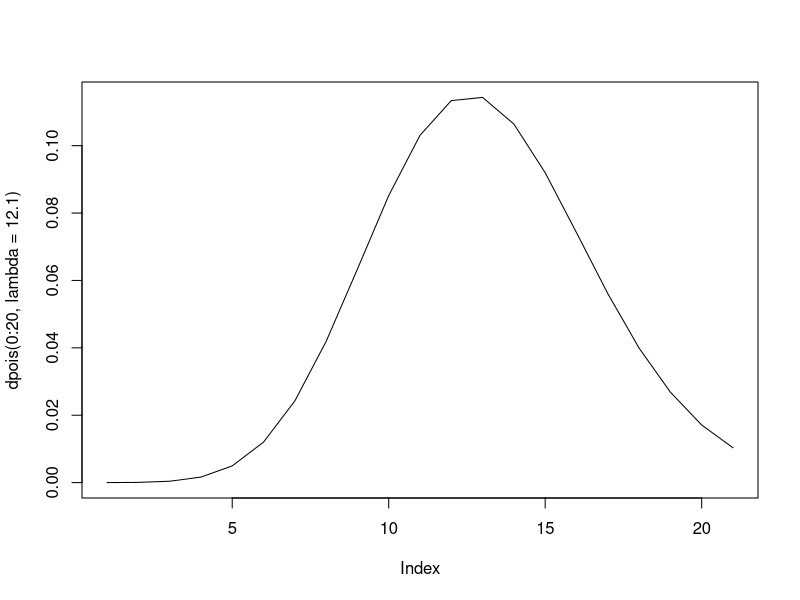

Reproduce this figure in R.
# ----------------------------------------------------------------------------------------------------
# Modul:      Deskriptive Statistik
# Author:     Christoph Hilty
# Datum:      09.12.2016
# Aufgaben:   CAS_DA_R_Verteilungen_Aufgaben.pdf
# ----------------------------------------------------------------------------------------------------

# Fragen: 
# Runden?
# Poissionverteilung geht niemand heraus?
  # Wieso ist die Formulierung plötzlich anwesend?
  # Hinweis korrekt?


# Aufgabe: Binomialverteilung
# ----------------------------------------------------------------------------------------------------

# Wie gross ist bei fünfmaligem Setzen auf „rot“ die
# Wahrscheinlichkeit, dass man öfter gewinnt als verliert?

pbinom(2, size = 5, prob = 18/37, lower.tail = FALSE)
# 0.4746745

# Welche Anzahl der Gewinne wird in 90% der Fälle höchstens
# erreicht?
qbinom(.9, size = 5, prob = 18/ 37)
# 4


# Aufgabe: Poissonverteilung
# ----------------------------------------------------------------------------------------------------

# Hinweis: wir gehen hier davon aus, dass niemand das Restaurant auch verlässt?

# Kurze Darstellung zur Vereinfachung
plot(dpois(0:20, lambda = 12.1), type = "l")

# Es sind genau 8 Gäste im Restaurant.
dpois(8, lambda = 12.1) 
# 0.06335767

# Es sind höchstens 10 Gäste im Restaurant.
ppois(10, lambda = 12.1)
#  0.3368338

# Es sind zwischen 9 und 15 Gäste im Restaurant.
ppois(15, lambda = 12.1) - ppois(8, lambda = 12.1)
# 0.6885025

# Es sind mindestens 11 Gäste anwesend
ppois(10, lambda = 12.1, lower.tail = FALSE)
# 0.6631662
